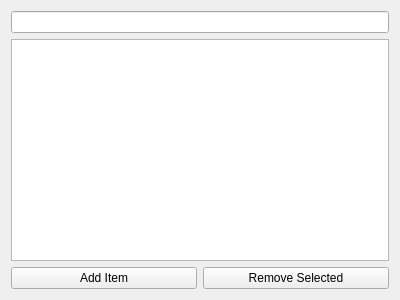
<?xml version="1.0" encoding="UTF-8"?>
<ui version="4.0">
 <class>InventoryWidget</class>
 <widget class="QWidget" name="InventoryWidget">
  <property name="geometry">
   <rect>
    <x>0</x>
    <y>0</y>
    <width>400</width>
    <height>300</height>
   </rect>
  </property>
  <property name="windowTitle">
   <string>Form</string>
  </property>
  <layout class="QGridLayout" name="gridLayout_2">
   <item row="0" column="0">
    <layout class="QGridLayout" name="gridLayout">
     <item row="0" column="0" colspan="2">
      <widget class="QLineEdit" name="invSearch"/>
     </item>
     <item row="1" column="0" colspan="2">
      <widget class="QTableView" name="tableView"/>
     </item>
     <item row="2" column="0">
      <widget class="QPushButton" name="addItemInv">
       <property name="text">
        <string>Add Item</string>
       </property>
      </widget>
     </item>
     <item row="2" column="1">
      <widget class="QPushButton" name="removeItem">
       <property name="text">
        <string>Remove Selected</string>
       </property>
      </widget>
     </item>
    </layout>
   </item>
  </layout>
 </widget>
 <resources/>
 <connections/>
</ui>
